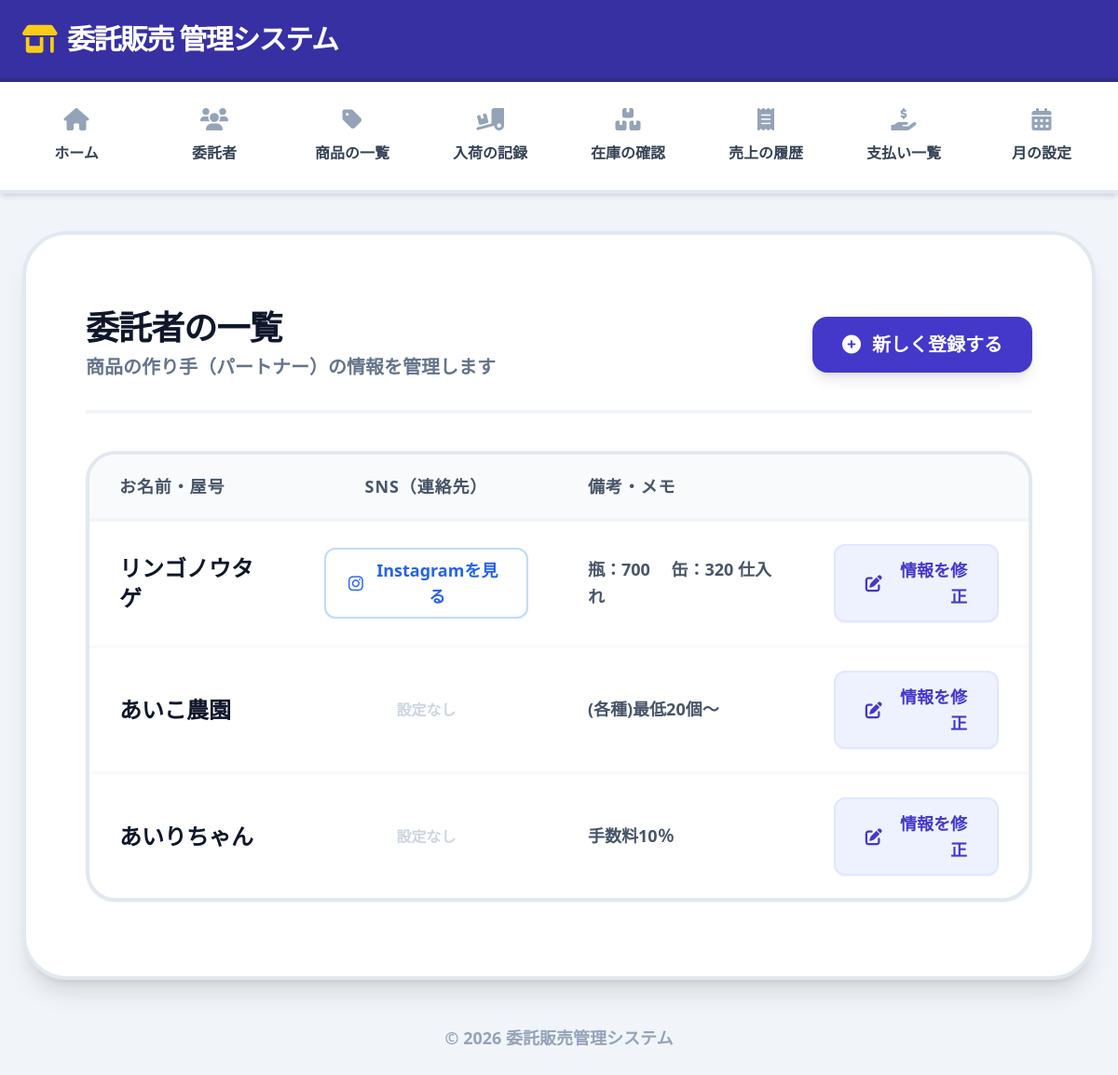
/consignors (signed in), run on an earlier commit of the app's database.
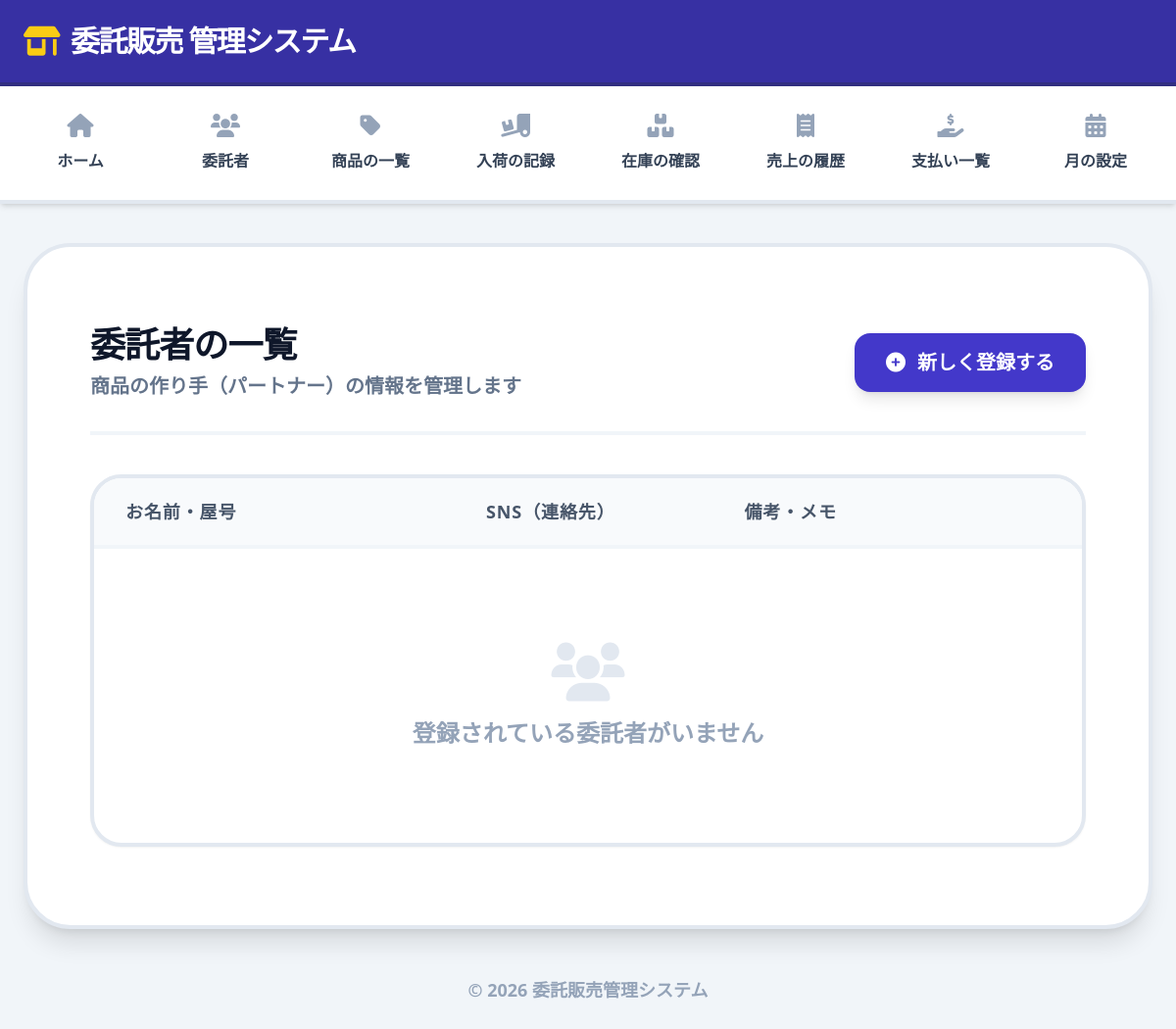
And on a later commit of the database.
### tables this page shows
CREATE TABLE consignors (
    id INTEGER PRIMARY KEY AUTOINCREMENT,
    name TEXT NOT NULL
, sns_url TEXT, memo TEXT);

### app.py (the view)
@app.route("/consignors")
def consignors():
    if not session.get("login"):
        return redirect(url_for("login"))
    conn = get_db_connection()
    consignors = conn.execute("SELECT * FROM consignors").fetchall()
    conn.close()
    return render_template("consignors.html", consignors=consignors or [])

### app.py (called while the page is built)
def get_db_connection():
    conn = sqlite3.connect("database/database.db")
    conn.row_factory = sqlite3.Row
    return conn

### templates/consignors.html
{% extends "base.html" %}
{% block content %}
<div class="container mx-auto px-4 py-8 max-w-6xl">
    <div class="flex flex-col md:flex-row md:items-center justify-between gap-6 mb-10 border-b-4 border-slate-100 pb-8">
        <div>
            <h2 class="text-4xl font-black text-slate-900 tracking-tight">委託者の一覧</h2>
            <p class="text-xl font-bold text-slate-500 mt-2">商品の作り手（パートナー）の情報を管理します</p>
        </div>
        <a href="/consignors/add"
           class="inline-flex items-center justify-center px-8 py-4 bg-indigo-700 hover:bg-indigo-800 text-white text-xl font-black rounded-2xl shadow-lg transition-all active:scale-95">
            <i class="fas fa-plus-circle mr-3"></i> 新しく登録する
        </a>
    </div>
    <div class="bg-white border-4 border-slate-200 rounded-[2rem] shadow-sm overflow-hidden">
        <div class="overflow-x-auto">
            <table class="w-full text-left border-collapse">
                <thead class="bg-slate-50 border-b-4 border-slate-100">
                    <tr>
                        <th class="px-8 py-5 text-lg font-black text-slate-600 uppercase tracking-wider">お名前・屋号</th>
                        <th class="px-8 py-5 text-lg font-black text-slate-600 uppercase tracking-wider text-center">SNS（連絡先）</th>
                        <th class="px-8 py-5 text-lg font-black text-slate-600 uppercase tracking-wider">備考・メモ</th>
                        <th class="px-8 py-5 text-lg font-black text-slate-600 uppercase tracking-wider text-right"></th>
                    </tr>
                </thead>
                <tbody class="divide-y-4 divide-slate-50">
                    {% for c in consignors %}
                    <tr class="hover:bg-indigo-50/50 transition-colors group">
                        <td class="px-8 py-6">
                            <div class="text-2xl font-black text-slate-900">{{ c.name }}</div>
                        </td>
                        <td class="px-8 py-6 text-center">
                            {% if c.sns_url %}
                                <a href="{{ c.sns_url }}" target="_blank"
                                   class="inline-flex items-center px-6 py-2 rounded-xl text-lg font-bold bg-white text-blue-600 border-2 border-blue-200 hover:bg-blue-600 hover:text-white transition-all shadow-sm">
                                    <i class="fab fa-instagram mr-2"></i> Instagramを見る
                                </a>
                            {% else %}
                                <span class="text-slate-300 font-bold">設定なし</span>
                            {% endif %}
                        </td>
                        <td class="px-8 py-6">
                            <div class="text-lg font-bold text-slate-600 max-w-md leading-relaxed">
                                {{ c.memo or "-" }}
                            </div>
                        </td>
                        <td class="px-8 py-6 text-right">
                            <a href="{{ url_for('edit_consignor', id=c.id) }}"
                               class="inline-flex items-center px-8 py-3 text-lg font-black text-indigo-700 bg-indigo-50 hover:bg-indigo-600 hover:text-white rounded-xl transition-all border-2 border-indigo-100 hover:border-indigo-600 shadow-sm">
                                <i class="fas fa-edit mr-2"></i> 情報を修正
                            </a>
                        </td>
                    </tr>
                    {% else %}
                    <tr>
                        <td colspan="4" class="px-8 py-24 text-center">
                            <i class="fas fa-users text-6xl text-slate-200 mb-4 block"></i>
                            <p class="text-2xl font-black text-slate-400">登録されている委託者がいません</p>
                        </td>
                    </tr>
                    {% endfor %}
                </tbody>
            </table>
        </div>
    </div>
</div>
{% endblock %}

What changed in the data, as far as the page shows it:
removed consignors: name "リンゴノウタゲ", memo "瓶：700 缶：320 仕入れ"
removed consignors: name "あいこ農園", sns_url "設定なし", memo "(各種)最低20個〜"
removed consignors: name "あいりちゃん", sns_url "設定なし", memo "手数料10％"
Also different on the page:
text now shown: "登録されている委託者がいません"
